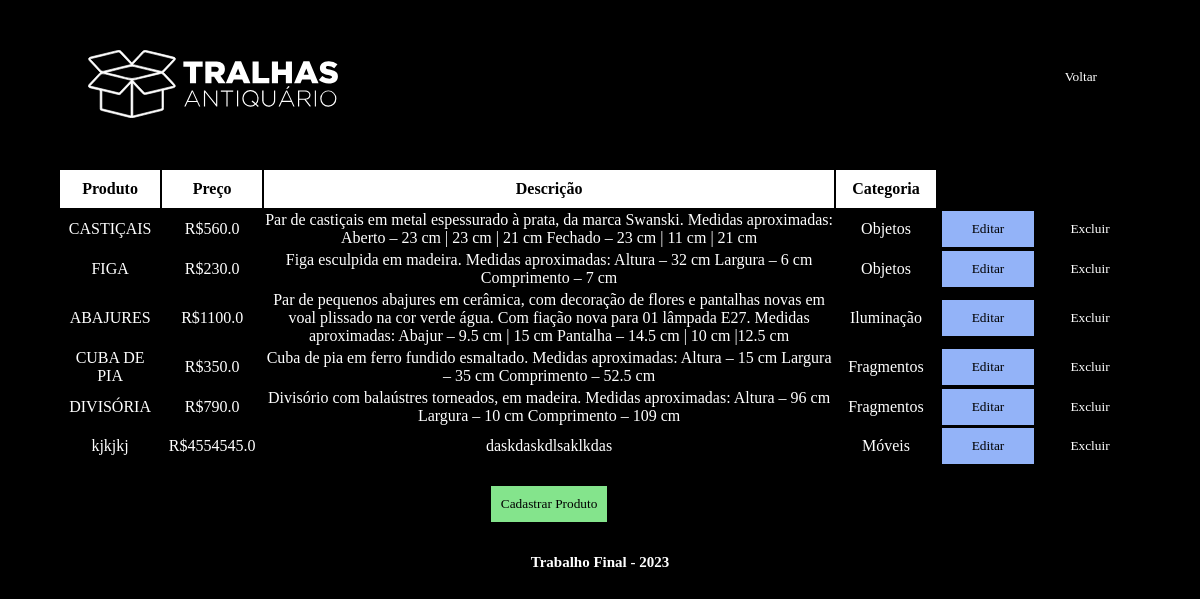
/produtos/, run on the app's committed database.
### loja/models.py (models this page shows, shortened)
class Produto(models.Model):
    nome = models.CharField(max_length=100)
    preco = models.FloatField()
    imagem = models.ImageField(upload_to="image/")
    descricao = models.TextField()
    categoria = models.ForeignKey(Categoria,on_delete=models.CASCADE)

class Categoria(models.Model):
    categoria = models.CharField(max_length=50)
    def __str__(self):
        return self.categoria

### loja/views.py (the view)
# urls.py: path('produtos/',produtos_listar,name='produtos_listar'),
def produtos_listar(request):
    produtos = Produto.objects.all()
    total_produtos = Produto.objects.count()
    context ={
        'produtos':produtos,
        'total_produtos':total_produtos
    }
    return render(request, "loja/produtos.html",context)

### loja/templates/loja/produtos.html (shortened to what this page needs)
{% extends 'base2.html' %}
{% block nav %}
<div class="nav-botao-admin">
  <a href="/"><button>
      Voltar
    </button></a>
</div>
</div>
{% endblock %}
{% block center %}
<div class="area-produtos">
  <table class="produto-lista">
    <tr class="lista-titulo">
      <th>Produto</th>
      <th>Preço</th>
      <th>Descrição</th>
      <th>Categoria</th>
    </tr>
    {% for produto in produtos %}
    <tr class="linha">
      <td>{{produto.nome}}</td>
      <td>R${{produto.preco}}</td>
      <td>{{produto.descricao}}</td>
      <td>{{produto.categoria}}</td>
      <td><a href="{% url 'produtos_editar' id=produto.id %}"><button class="botao-editar">Editar</button></a></td>
      <td><a href="{% url 'produtos_remover' id=produto.id %}"><button class="botao-excluir">Excluir</button></a></td>
    </tr>
    {% endfor %}
    <tr class="lista-footer">
      <th></th>
      <th></th>
      <th><a href="{% url 'produtos_criar' %}"><button class="botao-adicionar">Cadastrar Produto</button></a></th>
      <th></th>
      <th></th>
      <th></th>
    </tr>
  </table>
</div>
{% endblock %}

### static/css/style2.css (style rules this page uses)
* { font-family: 'Franklin Gothic Medium'; background-color: black; color: white; }
nav .nav-content .nav-botao-admin a { text-decoration: none; }
nav .nav-content .nav-botao-admin a button { display: flex; align-items: center; margin-top: -15px; color: black; border-radius: 25px; background-color: white; border-style: none; padding: 10px; padding-left: 15px; padding-right: 15px; }
.area-produtos { display: flex; justify-content: center; background-color: rgb(0, 0, 0); border-radius: 50px; margin-top: 10px; margin-left: 50px; margin-right: 50px; }
.area-produtos a { text-decoration: none; color: rgb(255, 255, 255); }
.area-produtos .produto-lista { text-align: center; }
.area-produtos .produto-lista .lista-titulo th { color: black; padding: 10px; background-color: white; }
.area-produtos .produto-lista .lista-footer th { padding: 10px; padding-left: 50px; padding-right: 50px; }
.area-produtos .produto-lista .botao-editar,.botao-excluir { padding: 10px; padding-left: 30px; padding-right: 30px; margin: -1px; border-style: none; }
.area-produtos .produto-lista .botao-adicionar { margin-top: 10px; background-color: rgb(132, 228, 140); padding: 10px; border-style: none; color: black; }
.area-produtos .produto-lista .botao-editar { background-color: rgb(147, 179, 248); color: black; }
nav .nav-content .nav-botao-admin a button { display: flex; align-items: center; margin-top: -15px; color: white; border-radius: 25px; background-color: rgb(0, 0, 0); border-style: none; padding: 10px; padding-left: 15px; padding-right: 15px; }

### data on the page
Produto: nome "CASTIÇAIS", preco "560.0", descricao "Par de castiçais em metal espessurado à prata, da marca Swanski. Medidas aproximadas: Aberto – 23 cm | 23 cm | 21 cm Fechado – 23 cm | 11 cm | 21 cm", categoria "Objetos"
Produto: nome "FIGA", preco "230.0", descricao "Figa esculpida em madeira. Medidas aproximadas: Altura – 32 cm Largura – 6 cm Comprimento – 7 cm", categoria "Objetos"
Produto: nome "ABAJURES", preco "1100.0", descricao "Par de pequenos abajures em cerâmica, com decoração de flores e pantalhas novas em voal plissado na cor verde água. Com fiação nova para 01 lâmpada E27. Medidas aproximadas: Abajur – 9.5 cm | 15 cm Pantalha – 14.5 cm | 10 cm |12.5 cm", categoria "Iluminação"
Produto: nome "CUBA DE PIA", preco "350.0", descricao "Cuba de pia em ferro fundido esmaltado. Medidas aproximadas: Altura – 15 cm Largura – 35 cm Comprimento – 52.5 cm", categoria "Fragmentos"
Produto: nome "DIVISÓRIA", preco "790.0", descricao "Divisório com balaústres torneados, em madeira. Medidas aproximadas: Altura – 96 cm Largura – 10 cm Comprimento – 109 cm", categoria "Fragmentos"
Produto: nome "kjkjkj", preco "4554545.0", descricao "daskdaskdlsaklkdas", categoria "Móveis"
